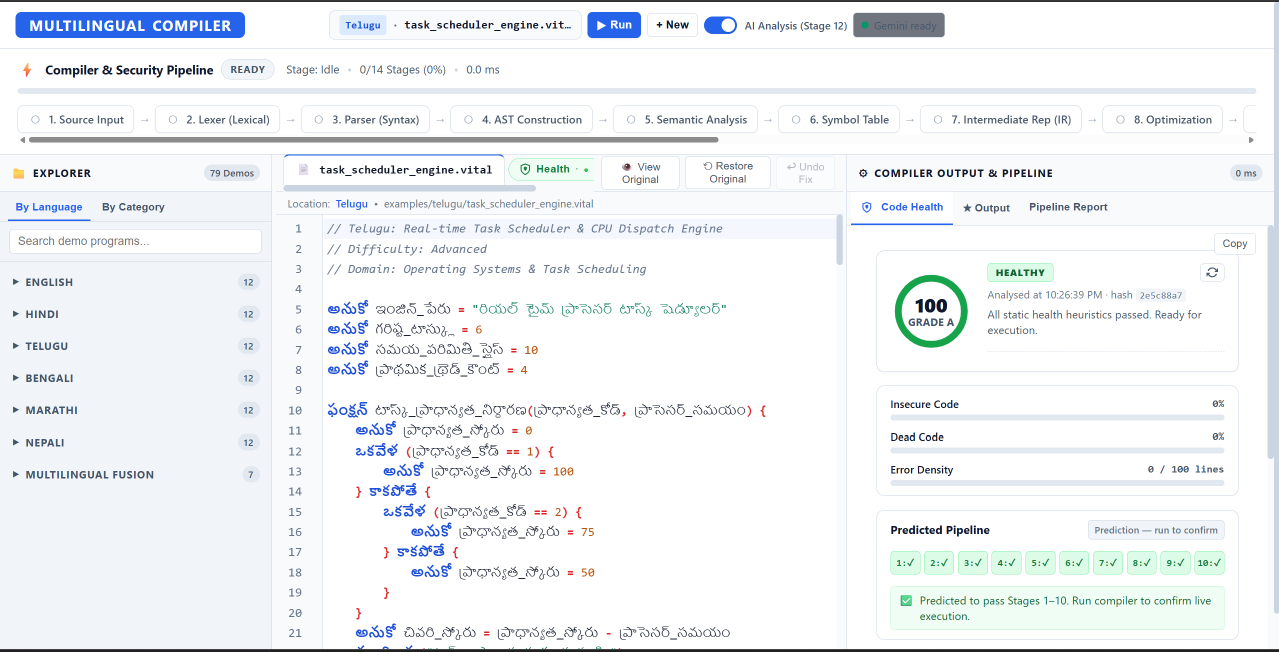
#> input picture docs/screenshots/Screenshot 2026-11-18 235051.png, 2558 x 1303 px, found by its file name (shown at 1/2 size)
$ python crop_screenshots_for_qa.py
#> lines starting #> are read from the running program, lines starting #| are printed output that depends on the picture
import os
from PIL import Image

ORIG_DIR = "docs/report_assets/screenshots"
CROP_DIR = "docs/report_assets/screenshots/cropped"
os.makedirs(CROP_DIR, exist_ok=True)

# 1. Figure 3: Telugu Clean Demo Editor + Code Health (x: 350 to 2558, y: 70 to 1150)
im3 = Image.open(os.path.join(ORIG_DIR, "Screenshot 2026-11-18 235051.png"))
#> im3 is the input picture: PIL image 2558x1303 RGBA; mean R, G, B, A 239.9, 242.9, 245.6, 255
# crop editor + health panel
crop3 = im3.crop((350, 70, 2558, 1150))
crop3.save(os.path.join(CROP_DIR, "fig3_clean_telugu_workspace.png"))
print("Saved fig3 crop:", crop3.size)
#| Saved fig3 crop: (2208, 1080)

# 2. Figure 4: Telugu Unsafe Demo C Editor + Code Health degraded (x: 350 to 2558, y: 70 to 1150)
im4 = Image.open(os.path.join(ORIG_DIR, "Screenshot 2026-11-18 235209.png"))
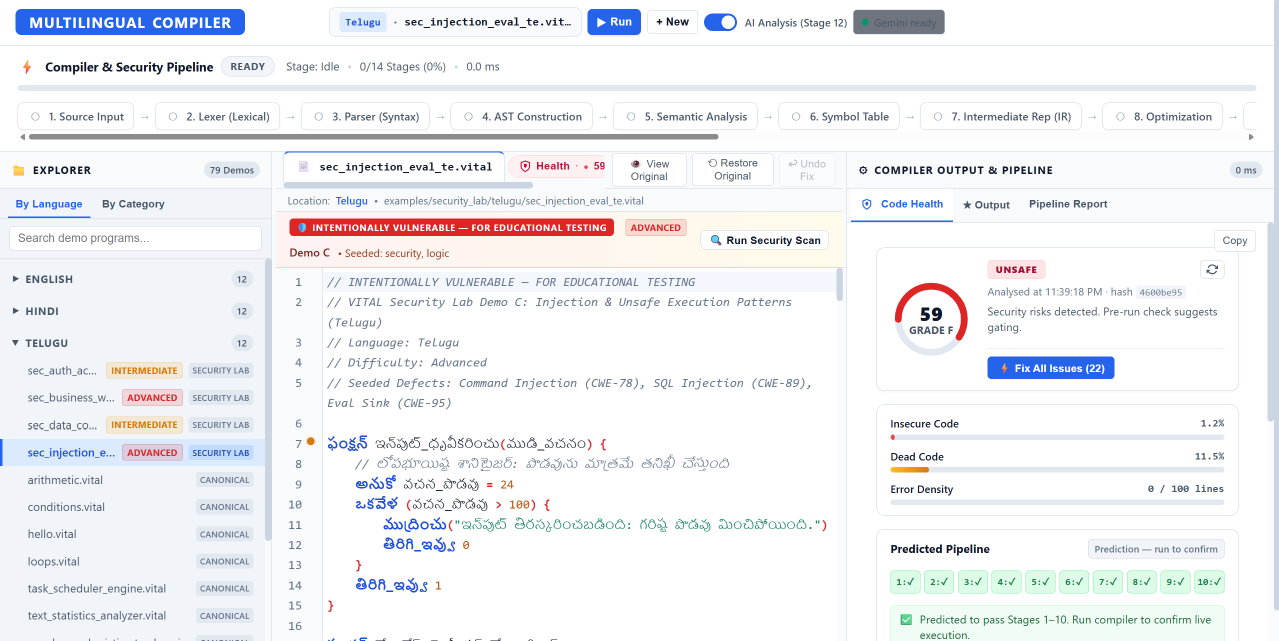
#> input picture docs/screenshots/Screenshot 2026-11-18 235209.png, 2558 x 1282 px, found by its file name (shown at 1/2 size)
#> im4 is the input picture: PIL image 2558x1282 RGBA; mean R, G, B, A 240.5, 241.5, 244.6, 255
crop4 = im4.crop((350, 70, 2558, 1150))
crop4.save(os.path.join(CROP_DIR, "fig4_vulnerable_telugu_workspace.png"))
print("Saved fig4 crop:", crop4.size)
#| Saved fig4 crop: (2208, 1080)

# 3. Figure 5: Stage 11 Gate Block - Pipeline Strip & Findings Drawer
im5 = Image.open(os.path.join(ORIG_DIR, "Screenshot 2026-11-18 235305.png"))
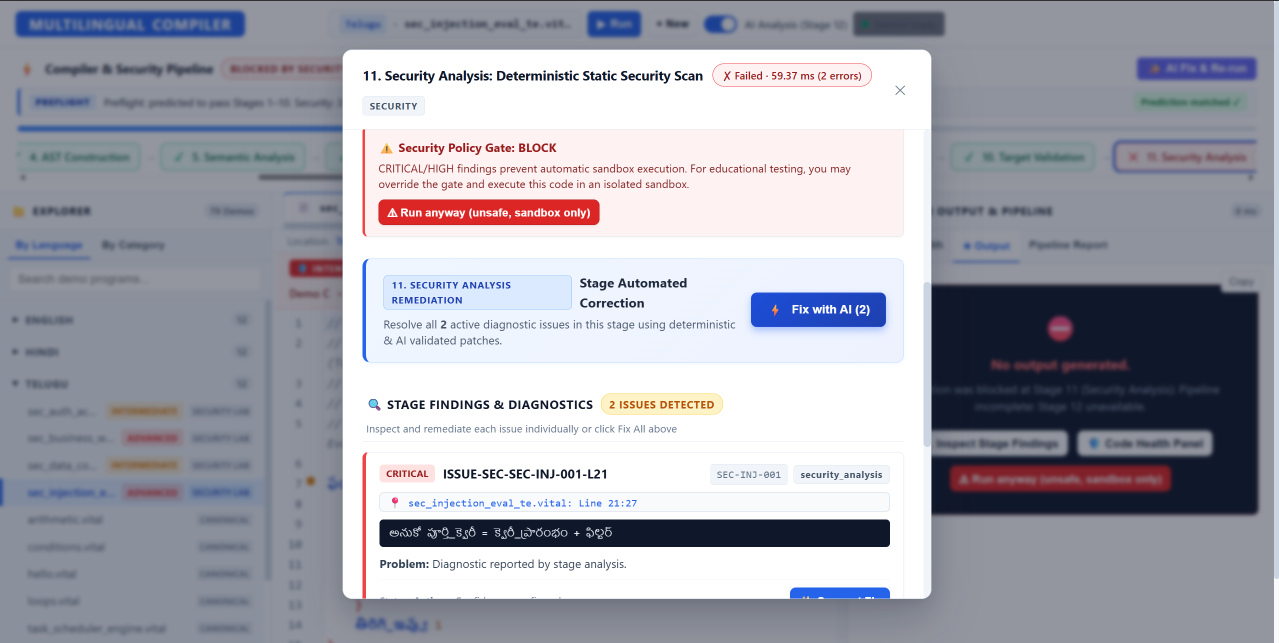
#> input picture docs/screenshots/Screenshot 2026-11-18 235305.png, 2558 x 1286 px, found by its file name (shown at 1/2 size)
#> im5 is the input picture: PIL image 2558x1286 RGBA; mean R, G, B, A 163.8, 164.8, 175, 255
# The pipeline strip and central security drawer
crop5 = im5.crop((350, 60, 2558, 1150))
crop5.save(os.path.join(CROP_DIR, "fig5_stage11_gate_block_drawer.png"))
print("Saved fig5 crop:", crop5.size)
#| Saved fig5 crop: (2208, 1090)

# 4. Figure 6: Fix All Modal Dialog (focused on the centered modal)
im6 = Image.open(os.path.join(ORIG_DIR, "Screenshot 2026-11-18 235322.png"))
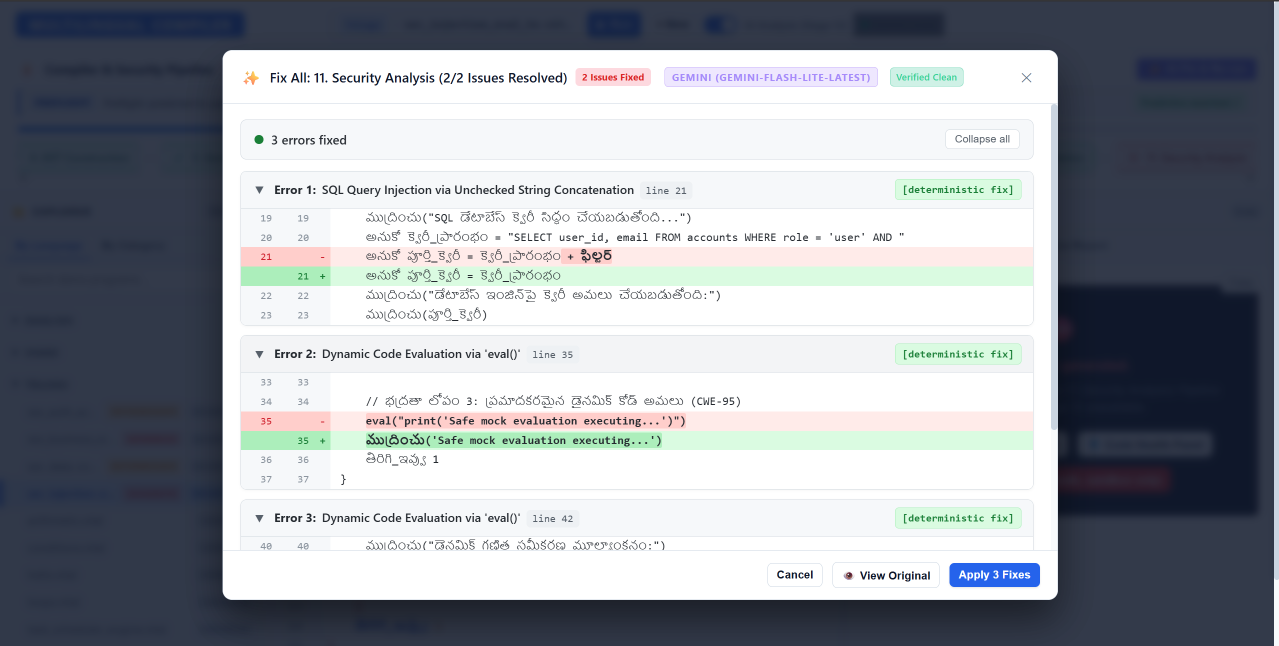
#> input picture docs/screenshots/Screenshot 2026-11-18 235322.png, 2558 x 1291 px, found by its file name (shown at 1/2 size)
#> im6 is the input picture: PIL image 2558x1291 RGBA; mean R, G, B, A 153.7, 158.3, 165, 255
# modal dialog is located from x: 440 to 2550, y: 95 to 1205
crop6 = im6.crop((440, 95, 2550, 1205))
crop6.save(os.path.join(CROP_DIR, "fig6_fix_all_modal_diff.png"))
print("Saved fig6 crop:", crop6.size)
#| Saved fig6 crop: (2110, 1110)

# 5. Figure 7: Post-remediation Execution & Stage 14 Audit Output
im7 = Image.open(os.path.join(ORIG_DIR, "Screenshot 2026-11-18 235412.png"))
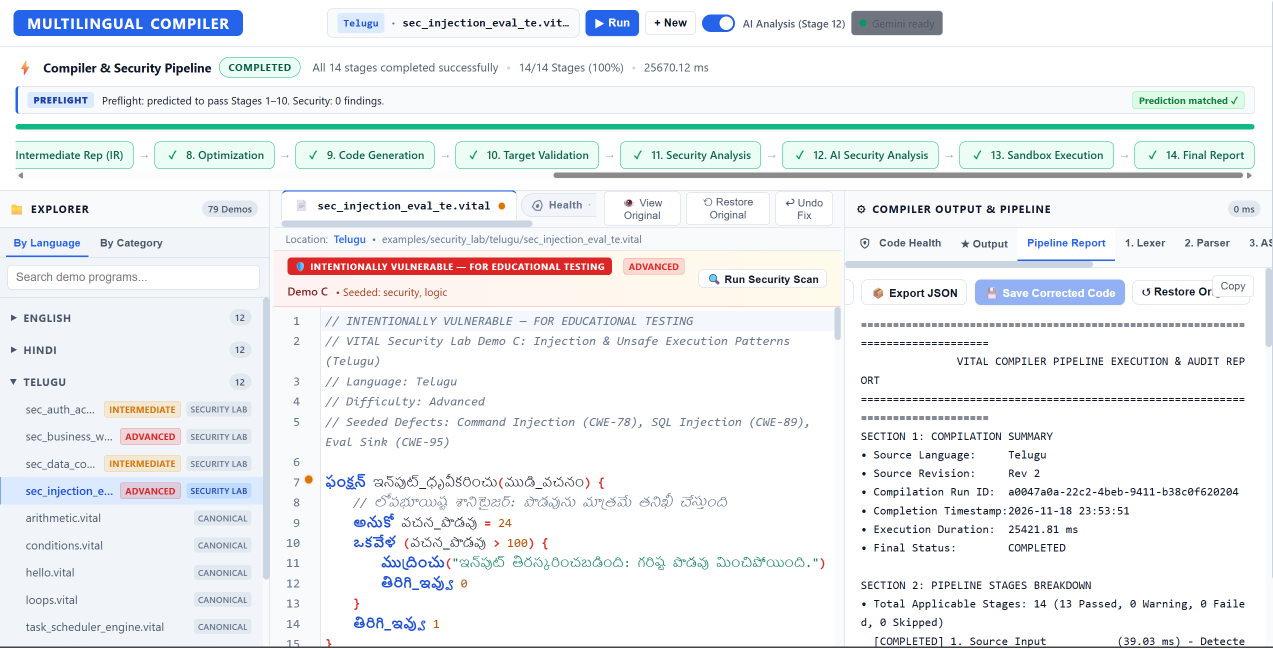
#> input picture docs/screenshots/Screenshot 2026-11-18 235412.png, 2546 x 1295 px, found by its file name (shown at 1/2 size)
#> im7 is the input picture: PIL image 2546x1295 RGBA; mean R, G, B, A 236.8, 240, 242.3, 255
crop7 = im7.crop((350, 60, 2546, 1150))
crop7.save(os.path.join(CROP_DIR, "fig7_verified_post_fix_output.png"))
print("Saved fig7 crop:", crop7.size)
#| Saved fig7 crop: (2196, 1090)

# 6. Figure 8: Restored Code Health Panel (already perfectly cropped)
im8 = Image.open(os.path.join(ORIG_DIR, "Screenshot 2026-11-18 235721.png"))
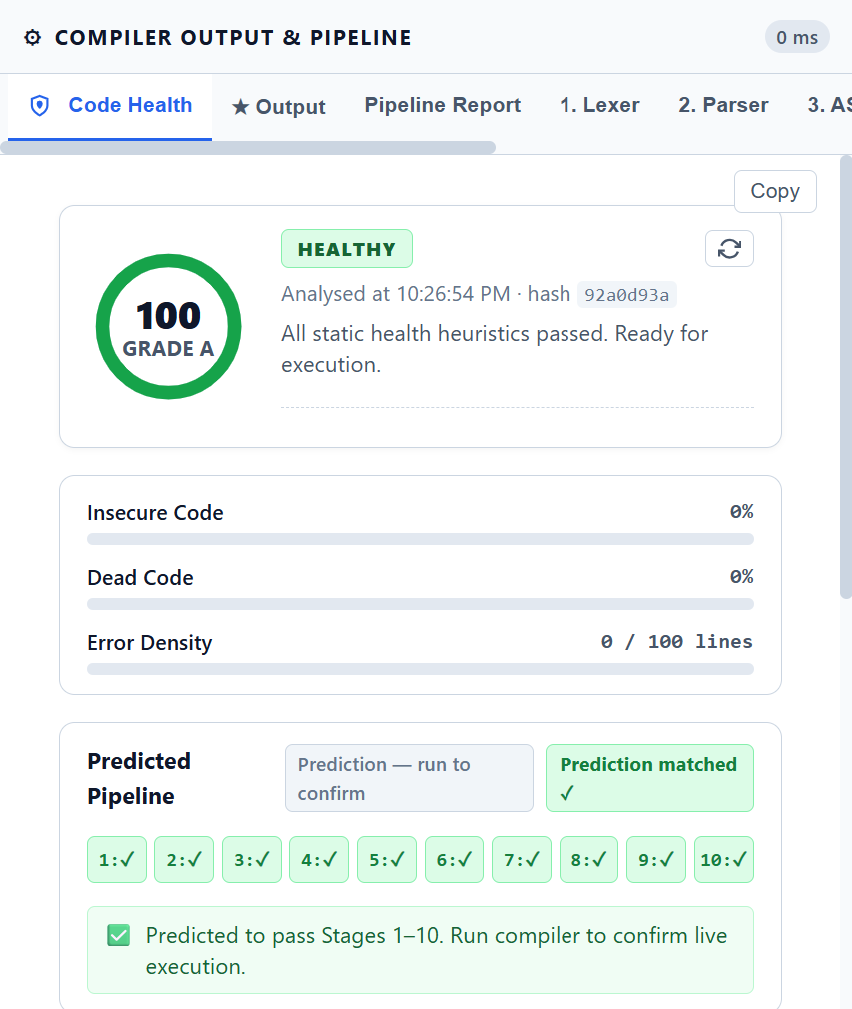
#> input picture docs/screenshots/Screenshot 2026-11-18 235721.png, 852 x 1009 px, found by its file name
#> im8 is the input picture: PIL image 852x1009 RGBA; mean R, G, B, A 241.4, 246.8, 245.4, 255
im8.save(os.path.join(CROP_DIR, "fig8_restored_code_health_panel.png"))
print("Saved fig8 crop:", im8.size)
#| Saved fig8 crop: (852, 1009)
